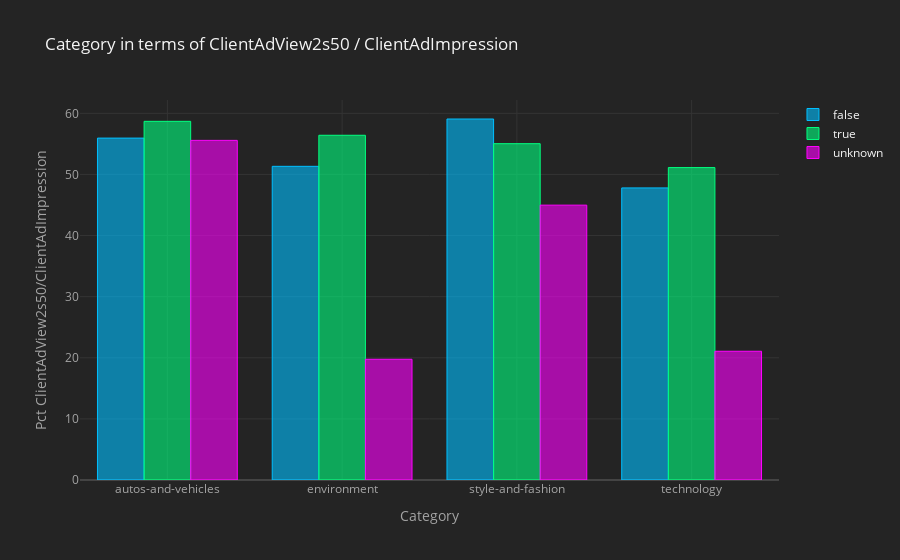

Source (notebook cell):
### Markdown cell above
#### Visualization time in Display Ads:

###### 💡 Signalling categories such as Style and Autos have similarities in terms of  in terms of % AdView1s50 / AdImpression
###### 💡 Developing categories such as Environment and Tech have similarities in terms of % AdView1s50 / AdImpression

### Code cell
aux3 = df.groupby(['pageCategory', 'pageBrandsafe']).agg({'ClientAdImpression':'sum'})
aux4 = df.groupby(['pageCategory', 'pageBrandsafe']).agg({'ClientAdView2s50':'sum'})
aux_3_2_1 = aux3.merge(aux4, on=['pageCategory','pageBrandsafe'], how='left', indicator=False)
aux_3_2_1['Pct'] = 100*(aux_3_2_1['ClientAdView2s50']/aux_3_2_1['ClientAdImpression'])
aux_3_2_1 = aux_3_2_1['Pct'].unstack(level=1)
aux_3_2_1.iplot(kind='bar', color=['deepskyblue','springgreen','magenta','yellow'],
    xTitle='Category', yTitle='Pct ClientAdView2s50/ClientAdImpression',
    title= 'Category in terms of ClientAdView2s50 / ClientAdImpression')

### Figure 1 — Plotly figure (JSON) as saved in the notebook; plotly's stock layout.template omitted (floating-point values rounded to 4 significant figures)
{"data": [{"marker": {"color": "rgba(0, 191, 255, 0.6)", "line": {"color": "rgba(0, 191, 255, 1.0)", "width": 1}}, "name": "false", "orientation": "v", "text": "", "type": "bar", "x": ["autos-and-vehicles", "environment", "style-and-fashion", "technology"], "y": [55.95, 51.33, 59.07, 47.8]}, {"marker": {"color": "rgba(0, 255, 127, 0.6)", "line": {"color": "rgba(0, 255, 127, 1.0)", "width": 1}}, "name": "true", "orientation": "v", "text": "", "type": "bar", "x": ["autos-and-vehicles", "environment", "style-and-fashion", "technology"], "y": [58.69, 56.41, 55.04, 51.12]}, {"marker": {"color": "rgba(255, 0, 255, 0.6)", "line": {"color": "rgba(255, 0, 255, 1.0)", "width": 1}}, "name": "unknown", "orientation": "v", "text": "", "type": "bar", "x": ["autos-and-vehicles", "environment", "style-and-fashion", "technology"], "y": [55.58, 19.76, 44.98, 21.07]}], "layout": {"legend": {"bgcolor": "#242424", "font": {"color": "#F4F4F4"}}, "paper_bgcolor": "#242424", "plot_bgcolor": "#242424", "title": {"font": {"color": "#F4F4F4"}, "text": "Category in terms of ClientAdView2s50 / ClientAdImpression"}, "xaxis": {"gridcolor": "#343434", "showgrid": true, "tickfont": {"color": "#A4A4A4"}, "title": {"font": {"color": "#A4A4A4"}, "text": "Category"}, "zerolinecolor": "#444444"}, "yaxis": {"gridcolor": "#343434", "showgrid": true, "tickfont": {"color": "#A4A4A4"}, "title": {"font": {"color": "#A4A4A4"}, "text": "Pct ClientAdView2s50/ClientAdImpression"}, "zerolinecolor": "#444444"}}}
